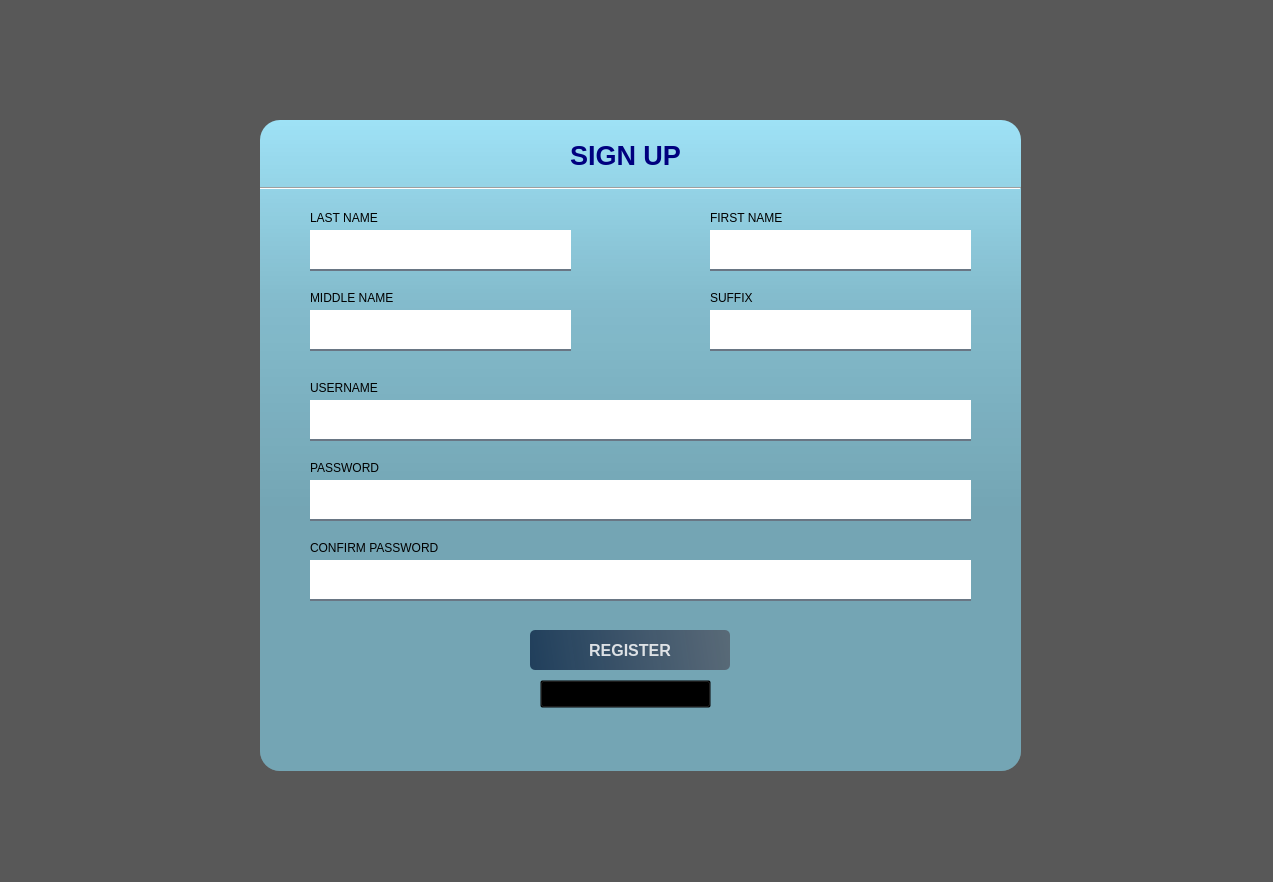
<?xml version="1.0" encoding="UTF-8"?>
<ui version="4.0">
 <class>Form</class>
 <widget class="QWidget" name="Form">
  <property name="geometry">
   <rect>
    <x>0</x>
    <y>0</y>
    <width>1273</width>
    <height>882</height>
   </rect>
  </property>
  <property name="windowTitle">
   <string>Form</string>
  </property>
  <property name="styleSheet">
   <string notr="true"/>
  </property>
  <widget class="QWidget" name="widget" native="true">
   <property name="geometry">
    <rect>
     <x>-300</x>
     <y>-20</y>
     <width>1661</width>
     <height>961</height>
    </rect>
   </property>
   <property name="styleSheet">
    <string notr="true">QPushButton#pushButton{	
	background-color: qlineargradient(spread:pad, x1:0, y1:0.505682, x2:1, y2:0.477, stop:0 rgba(20, 47, 78, 219), stop:1 rgba(85, 98, 112, 226));
	color:rgba(255, 255, 255, 210);
	border-radius:5px;
}
QPushButton#pushButton:hover{	
	background-color: qlineargradient(spread:pad, x1:0, y1:0.505682, x2:1, y2:0.477, stop:0 rgba(40, 67, 98, 219), stop:1 rgba(105, 118, 132, 226));
}
QPushButton#pushButton:pressed{	
	padding-left:5px;
	padding-top:5px;
	background-color:rgba(105, 118, 132, 200);
}

QPushButton#pushButton_2, #pushButton_3, #pushButton_4, #pushButton_5{	
	background-color: rgba(0, 0, 0, 0);
	color:rgba(85, 98, 112, 255);
}
QPushButton#pushButton_2:hover, #pushButton_3:hover, #pushButton_4:hover, #pushButton_5:hover{	
	color:rgba(155, 168, 182, 220);
}
QPushButton#pushButton_2:pressed, #pushButton_3:pressed, #pushButton_4:pressed, #pushButton_5:pressed{	
	padding-left:5px;
	padding-top:5px;
	color:rgba(115, 128, 142, 255);
}</string>
   </property>
   <widget class="QLabel" name="label">
    <property name="geometry">
     <rect>
      <x>560</x>
      <y>140</y>
      <width>761</width>
      <height>651</height>
     </rect>
    </property>
    <property name="styleSheet">
     <string notr="true">background-color: rgb(164, 234, 255);
border-radius:20px;

</string>
    </property>
    <property name="text">
     <string/>
    </property>
   </widget>
   <widget class="QLabel" name="label_6">
    <property name="geometry">
     <rect>
      <x>280</x>
      <y>0</y>
      <width>1391</width>
      <height>1021</height>
     </rect>
    </property>
    <property name="styleSheet">
     <string notr="true">background-color:rgba(0, 0, 0, 100);
border-radius:15px;</string>
    </property>
    <property name="text">
     <string/>
    </property>
   </widget>
   <widget class="QLabel" name="label_7">
    <property name="geometry">
     <rect>
      <x>-100</x>
      <y>-390</y>
      <width>1941</width>
      <height>1361</height>
     </rect>
    </property>
    <property name="styleSheet">
     <string notr="true">background-color:rgba(0, 0, 0, 100);
border-radius:15px;
image: url(:/images/IMG_6115 (1).png);</string>
    </property>
    <property name="text">
     <string/>
    </property>
   </widget>
   <widget class="QLabel" name="label_2">
    <property name="geometry">
     <rect>
      <x>560</x>
      <y>140</y>
      <width>761</width>
      <height>651</height>
     </rect>
    </property>
    <property name="styleSheet">
     <string notr="true">background-color: qlineargradient(spread:pad, x1:0, y1:0, x2:0, y2:0.715909, stop:0 rgba(0, 0, 0, 9), stop:0.375 rgba(0, 0, 0, 50), stop:0.835227 rgba(0, 0, 0, 75));
border-radius:20px;</string>
    </property>
    <property name="text">
     <string/>
    </property>
   </widget>
   <widget class="QPushButton" name="pushButton">
    <property name="geometry">
     <rect>
      <x>830</x>
      <y>650</y>
      <width>200</width>
      <height>40</height>
     </rect>
    </property>
    <property name="font">
     <font>
      <pointsize>12</pointsize>
      <weight>75</weight>
      <bold>true</bold>
     </font>
    </property>
    <property name="text">
     <string>REGISTER</string>
    </property>
   </widget>
   <widget class="QLabel" name="label_4">
    <property name="geometry">
     <rect>
      <x>870</x>
      <y>150</y>
      <width>151</width>
      <height>51</height>
     </rect>
    </property>
    <property name="font">
     <font>
      <pointsize>20</pointsize>
      <weight>75</weight>
      <bold>true</bold>
     </font>
    </property>
    <property name="styleSheet">
     <string notr="true">color:rgba(255, 255, 255, 210);</string>
    </property>
    <property name="text">
     <string>&lt;html&gt;&lt;head/&gt;&lt;body&gt;&lt;p&gt;&lt;span style=&quot; color:#00007f;&quot;&gt;SIGN UP&lt;/span&gt;&lt;/p&gt;&lt;/body&gt;&lt;/html&gt;</string>
    </property>
   </widget>
   <widget class="Line" name="line">
    <property name="geometry">
     <rect>
      <x>560</x>
      <y>200</y>
      <width>761</width>
      <height>16</height>
     </rect>
    </property>
    <property name="orientation">
     <enum>Qt::Horizontal</enum>
    </property>
   </widget>
   <widget class="QLabel" name="label_3">
    <property name="geometry">
     <rect>
      <x>610</x>
      <y>230</y>
      <width>81</width>
      <height>16</height>
     </rect>
    </property>
    <property name="text">
     <string>&lt;html&gt;&lt;head/&gt;&lt;body&gt;&lt;p&gt;&lt;span style=&quot; font-size:9pt;&quot;&gt;LAST NAME&lt;/span&gt;&lt;/p&gt;&lt;/body&gt;&lt;/html&gt;</string>
    </property>
   </widget>
   <widget class="QLineEdit" name="lineEdit_3">
    <property name="geometry">
     <rect>
      <x>1220</x>
      <y>930</y>
      <width>200</width>
      <height>40</height>
     </rect>
    </property>
    <property name="font">
     <font>
      <pointsize>10</pointsize>
     </font>
    </property>
    <property name="styleSheet">
     <string notr="true">background-color:rgba(0, 0, 0, 0);
border:none;
border-bottom:2px solid rgba(105, 118, 132, 255);
color:rgba(255, 255, 255, 230);
padding-bottom:7px;
background-color: rgb(255, 255, 255);</string>
    </property>
    <property name="echoMode">
     <enum>QLineEdit::Password</enum>
    </property>
    <property name="placeholderText">
     <string>  Password</string>
    </property>
   </widget>
   <widget class="QLineEdit" name="lineEdit_4">
    <property name="geometry">
     <rect>
      <x>1100</x>
      <y>930</y>
      <width>200</width>
      <height>40</height>
     </rect>
    </property>
    <property name="font">
     <font>
      <pointsize>10</pointsize>
     </font>
    </property>
    <property name="styleSheet">
     <string notr="true">background-color:rgba(0, 0, 0, 0);
border:none;
border-bottom:2px solid rgba(105, 118, 132, 255);
color:rgba(255, 255, 255, 230);
padding-bottom:7px;
background-color: rgb(255, 255, 255);</string>
    </property>
    <property name="echoMode">
     <enum>QLineEdit::Password</enum>
    </property>
    <property name="placeholderText">
     <string>  Password</string>
    </property>
   </widget>
   <widget class="QLineEdit" name="lineEdit_5">
    <property name="geometry">
     <rect>
      <x>610</x>
      <y>330</y>
      <width>261</width>
      <height>41</height>
     </rect>
    </property>
    <property name="styleSheet">
     <string notr="true">background-color:rgba(0, 0, 0, 0);
border:none;
border-bottom:2px solid rgba(105, 118, 132, 255);
color:rgba(255, 255, 255, 230);
padding-bottom:7px;
background-color: rgb(255, 255, 255);
color: rgb(0, 0, 0);</string>
    </property>
   </widget>
   <widget class="QLineEdit" name="lineEdit_6">
    <property name="geometry">
     <rect>
      <x>1010</x>
      <y>250</y>
      <width>261</width>
      <height>41</height>
     </rect>
    </property>
    <property name="styleSheet">
     <string notr="true">background-color:rgba(0, 0, 0, 0);
background-color: rgb(0, 0, 0);
border:none;
border-bottom:2px solid rgba(105, 118, 132, 255);
color:rgba(255, 255, 255, 230);
padding-bottom:7px;
background-color: rgb(255, 255, 255);
color: rgb(0, 0, 0);</string>
    </property>
   </widget>
   <widget class="QLineEdit" name="lineEdit_7">
    <property name="geometry">
     <rect>
      <x>610</x>
      <y>420</y>
      <width>661</width>
      <height>41</height>
     </rect>
    </property>
    <property name="styleSheet">
     <string notr="true">background-color:rgba(0, 0, 0, 0);
border:none;
border-bottom:2px solid rgba(105, 118, 132, 255);
color:rgba(255, 255, 255, 230);
padding-bottom:7px;
background-color: rgb(255, 255, 255);
color: rgb(0, 0, 0);</string>
    </property>
   </widget>
   <widget class="QLineEdit" name="lineEdit_8">
    <property name="geometry">
     <rect>
      <x>1030</x>
      <y>930</y>
      <width>201</width>
      <height>41</height>
     </rect>
    </property>
   </widget>
   <widget class="QLineEdit" name="lineEdit_9">
    <property name="geometry">
     <rect>
      <x>610</x>
      <y>500</y>
      <width>661</width>
      <height>41</height>
     </rect>
    </property>
    <property name="styleSheet">
     <string notr="true">background-color:rgba(0, 0, 0, 0);
border:none;
border-bottom:2px solid rgba(105, 118, 132, 255);
color:rgba(255, 255, 255, 230);
padding-bottom:7px;
background-color: rgb(255, 255, 255);
color: rgb(0, 0, 0);</string>
    </property>
   </widget>
   <widget class="QLabel" name="label_5">
    <property name="geometry">
     <rect>
      <x>1010</x>
      <y>230</y>
      <width>91</width>
      <height>16</height>
     </rect>
    </property>
    <property name="text">
     <string>&lt;html&gt;&lt;head/&gt;&lt;body&gt;&lt;p&gt;&lt;span style=&quot; font-size:9pt;&quot;&gt;FIRST NAME&lt;/span&gt;&lt;/p&gt;&lt;/body&gt;&lt;/html&gt;</string>
    </property>
   </widget>
   <widget class="QLabel" name="label_9">
    <property name="geometry">
     <rect>
      <x>610</x>
      <y>310</y>
      <width>101</width>
      <height>16</height>
     </rect>
    </property>
    <property name="text">
     <string>&lt;html&gt;&lt;head/&gt;&lt;body&gt;&lt;p&gt;&lt;span style=&quot; font-size:9pt;&quot;&gt;MIDDLE NAME&lt;/span&gt;&lt;/p&gt;&lt;/body&gt;&lt;/html&gt;</string>
    </property>
   </widget>
   <widget class="QLabel" name="label_10">
    <property name="geometry">
     <rect>
      <x>1190</x>
      <y>950</y>
      <width>81</width>
      <height>16</height>
     </rect>
    </property>
    <property name="text">
     <string>&lt;html&gt;&lt;head/&gt;&lt;body&gt;&lt;p&gt;&lt;span style=&quot; font-size:9pt;&quot;&gt;LAST NAME&lt;/span&gt;&lt;/p&gt;&lt;/body&gt;&lt;/html&gt;</string>
    </property>
   </widget>
   <widget class="QLabel" name="label_11">
    <property name="geometry">
     <rect>
      <x>610</x>
      <y>400</y>
      <width>81</width>
      <height>16</height>
     </rect>
    </property>
    <property name="text">
     <string>&lt;html&gt;&lt;head/&gt;&lt;body&gt;&lt;p&gt;&lt;span style=&quot; font-size:9pt;&quot;&gt;USERNAME&lt;/span&gt;&lt;/p&gt;&lt;/body&gt;&lt;/html&gt;</string>
    </property>
   </widget>
   <widget class="QLabel" name="label_12">
    <property name="geometry">
     <rect>
      <x>610</x>
      <y>480</y>
      <width>81</width>
      <height>16</height>
     </rect>
    </property>
    <property name="text">
     <string>&lt;html&gt;&lt;head/&gt;&lt;body&gt;&lt;p&gt;&lt;span style=&quot; font-size:9pt;&quot;&gt;PASSWORD&lt;/span&gt;&lt;/p&gt;&lt;/body&gt;&lt;/html&gt;</string>
    </property>
   </widget>
   <widget class="QLabel" name="label_13">
    <property name="geometry">
     <rect>
      <x>610</x>
      <y>560</y>
      <width>151</width>
      <height>16</height>
     </rect>
    </property>
    <property name="text">
     <string>&lt;html&gt;&lt;head/&gt;&lt;body&gt;&lt;p&gt;&lt;span style=&quot; font-size:9pt;&quot;&gt;CONFIRM PASSWORD&lt;/span&gt;&lt;/p&gt;&lt;/body&gt;&lt;/html&gt;</string>
    </property>
   </widget>
   <widget class="QLabel" name="label_14">
    <property name="geometry">
     <rect>
      <x>1010</x>
      <y>310</y>
      <width>55</width>
      <height>16</height>
     </rect>
    </property>
    <property name="text">
     <string>&lt;html&gt;&lt;head/&gt;&lt;body&gt;&lt;p&gt;&lt;span style=&quot; font-size:9pt;&quot;&gt;SUFFIX&lt;/span&gt;&lt;/p&gt;&lt;/body&gt;&lt;/html&gt;</string>
    </property>
   </widget>
   <widget class="QPushButton" name="pushButton_2">
    <property name="geometry">
     <rect>
      <x>840</x>
      <y>700</y>
      <width>171</width>
      <height>28</height>
     </rect>
    </property>
    <property name="styleSheet">
     <string notr="true">font: 75 9pt &quot;MS Shell Dlg 2&quot;;
color: rgb(0, 0, 0);</string>
    </property>
    <property name="text">
     <string>Already have an account?</string>
    </property>
   </widget>
   <widget class="QLineEdit" name="lineEdit">
    <property name="geometry">
     <rect>
      <x>610</x>
      <y>250</y>
      <width>261</width>
      <height>41</height>
     </rect>
    </property>
    <property name="styleSheet">
     <string notr="true">background-color:rgba(0, 0, 0, 0);
background-color: rgb(0, 0, 0);
border:none;
border-bottom:2px solid rgba(105, 118, 132, 255);
color:rgba(255, 255, 255, 230);
padding-bottom:7px;
background-color: rgb(255, 255, 255);
color: rgb(0, 0, 0);</string>
    </property>
   </widget>
   <widget class="QLineEdit" name="lineEdit_2">
    <property name="geometry">
     <rect>
      <x>1010</x>
      <y>330</y>
      <width>261</width>
      <height>41</height>
     </rect>
    </property>
    <property name="styleSheet">
     <string notr="true">background-color:rgba(0, 0, 0, 0);
border:none;
border-bottom:2px solid rgba(105, 118, 132, 255);
color:rgba(255, 255, 255, 230);
padding-bottom:7px;
background-color: rgb(255, 255, 255);
color: rgb(0, 0, 0);</string>
    </property>
   </widget>
   <widget class="QLineEdit" name="lineEdit_10">
    <property name="geometry">
     <rect>
      <x>610</x>
      <y>580</y>
      <width>661</width>
      <height>41</height>
     </rect>
    </property>
    <property name="styleSheet">
     <string notr="true">background-color:rgba(0, 0, 0, 0);
border:none;
border-bottom:2px solid rgba(105, 118, 132, 255);
color:rgba(255, 255, 255, 230);
padding-bottom:7px;
background-color: rgb(255, 255, 255);
color: rgb(0, 0, 0);</string>
    </property>
   </widget>
   <zorder>label_7</zorder>
   <zorder>label_6</zorder>
   <zorder>label</zorder>
   <zorder>label_2</zorder>
   <zorder>pushButton</zorder>
   <zorder>label_4</zorder>
   <zorder>line</zorder>
   <zorder>label_3</zorder>
   <zorder>lineEdit_3</zorder>
   <zorder>lineEdit_4</zorder>
   <zorder>lineEdit_5</zorder>
   <zorder>lineEdit_6</zorder>
   <zorder>lineEdit_7</zorder>
   <zorder>lineEdit_8</zorder>
   <zorder>lineEdit_9</zorder>
   <zorder>label_5</zorder>
   <zorder>label_10</zorder>
   <zorder>label_11</zorder>
   <zorder>label_12</zorder>
   <zorder>label_13</zorder>
   <zorder>label_14</zorder>
   <zorder>pushButton_2</zorder>
   <zorder>lineEdit</zorder>
   <zorder>lineEdit_2</zorder>
   <zorder>lineEdit_10</zorder>
   <zorder>label_9</zorder>
  </widget>
 </widget>
 <resources>
  <include location="loginUi4/res.qrc"/>
 </resources>
 <connections/>
</ui>
